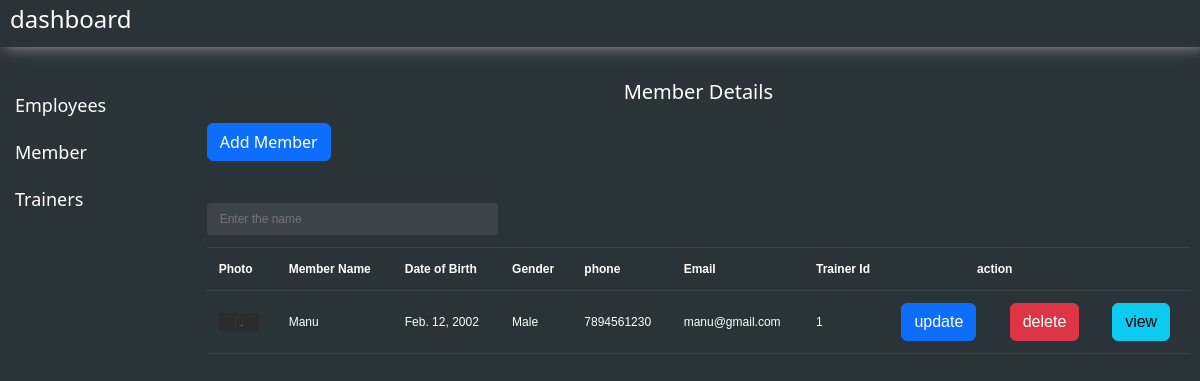
Screenshot of /owner/member/ with the database file from the repository.
### owner/models.py (models this page shows)
class MemberDetails(models.Model):
    mid = models.AutoField(primary_key=True)
    mname = models.CharField(max_length=50)
    mdob = models.DateField()
    mgender = models.CharField(max_length=10)
    memail = models.EmailField(unique=True, null=False)
    mphone = models.CharField(max_length=10, unique=True, null=False)
    musername = models.CharField(max_length=50)
    mpassword = models.CharField(max_length=50, unique=True, null=False)
    mtrainerid = models.CharField(max_length=20)
    mimage = models.ImageField(upload_to='images')
    class Meta:
        db_table = 'memberdetails'

### owner/views.py (the view)
# urls.py: path('member/', views.dashboard_member, name='member'),
def dashboard_member(request):
    if request.method == 'POST':
        key = request.POST.get('key')
        obj = MemberDetails.objects.filter(mname = key)
        return render(request, 'member_details.html', {'data': obj})
    else:
        obj = MemberDetails.objects.all()
        return render(request,'member_details.html', {'data': obj})

### owner/templates/member_details.html (shortened to what this page needs)
{% extends 'dashboard.html' %}
{% block details %}
    <center><p>Member Details </p></center>
    <button class="btn btn-primary" > <a href='{% url "addmember" %}' style="color: white; text-decoration: none;">Add Member </a></button>
        <br>
        <br>
        <div class="datatable-container">
            <div class="header-tools">
              <div class="search">
                <form action="" method="post">
                  <input type="search" class="search-input" placeholder="Enter the name" name="key" />
                </form>
              </div>
            </div>
            <table class="datatable">
              <thead>
                <tr>
                    <th>Photo</th>
                    <th>Member Name</th>
                    <th>Date of Birth</th>
                    <th>Gender</th>
                    <th>phone</th>
                    <th>Email</th>
                    <th>Trainer Id</th>
                    <th colspan="2"><center>action</center></th>
                    <th></th>
                </tr>
              </thead>
              <tbody>
                {% for i in data %}
                    <tr>
                        <td><img src="{{i.mimage.url}}" alt="{{i.mname}}" width="40px"></td>
                        <td> <a href="{% url 'detailsmember' id=i.mid %}" style="color: white; text-decoration: none;">{{i.mname}}</a></td>
                        <td>{{i.mdob}}</td>
                        <td>{% if i.mgender == 'M'%}
                              Male
                            {% else %}
                              Female
                            {% endif %}
                        </td>
                        <td>{{i.mphone}}</td>
                        <td>{{i.memail}}</td>
                        <td>{{i.mtrainerid}}</td>
                        <td><a href="{% url 'updatemember' id=i.mid %}"><button class="btn btn-primary">update</button></a></td>
                        <td><a href="{% url 'deletemember' id=i.mid %}"><button class="btn btn-danger">delete</button></a></td>
                        <td><a href="{% url 'detailsmember' id=i.mid %}"><button class="btn btn-info">view</button></a></td>
                    </tr>
                {% endfor %}
              </tbody>
            </table>
        </div>
{% endblock %}

### static/css/dashboard.css (style rules this page uses)
:root { --white: white; --primary-color: white; --secondary-color: rgb(61, 68, 73); --highlight-color: #3282b8; --dt-status-available-color: greenyellow; --dt-status-away-color: lightsalmon; --dt-status-offline-color: lightgray; --dt-padding: 12px; --dt-padding-s: 6px; --dt-padding-xs: 2px; --dt-border-radius: 3px; --dt-background-color-container: #2a3338; --dt-border-color: var(--secondary-color); --dt-bg-color: var(--highlight-color); --dt-text-color: var(--primary-color); --dt-bg-active-button: var(--highlight-color); --dt-text-color-button: var(--primary-color); --dt-text-color-active-button: var(--primary-color); --dt-hover-cell-color: var(--highlight-color); --dt-even-row-color: var(--secondary-color); --dt-focus-color: var(--highlight-color); --dt-input-background-color: var(--secondary-color); --dt-input-color: var(--primary-color); }
* { margin: 0px; padding: 0px; }
body { background-color: var(--dt-background-color-container); color: var(--white); font-size: 20px; }
.datatable-container { font-family: sans-serif; background-color: var(--dt-background-color-container); border-radius: var(--dt-border-radius); color: var(--dt-text-color); max-width: 1140px; min-width: 950px; margin: 0 auto; font-size: 12px; }
.datatable-container .header-tools { border-bottom: solid 1px var(--dt-border-color); padding: var(--dt-padding); padding-left: 0; display: flex; align-items: baseline; }
.datatable-container .header-tools .search { width: 30%; }
.datatable-container .header-tools .search .search-input { width: 100%; height: calc(1.5em + 0.75rem + 2px); padding: 0.375rem 0.75rem; background-color: var(--dt-input-background-color); display: block; box-sizing: border-box; border-radius: var(--dt-border-radius); border: solid 1px var(--dt-border-color); color: var(--dt-input-color); }
.datatable-container .datatable { border-collapse: collapse; width: 100%; }
.datatable-container .datatable, .datatable-container .datatable th, .datatable-container .datatable td { padding: var(--dt-padding) var(--dt-padding); }
.datatable-container .datatable th { font-weight: bolder; text-align: left; border-bottom: solid 1px var(--dt-border-color); }
.datatable-container .datatable td { border-bottom: solid 1px var(--dt-border-color); }

### rows the page displays
MemberDetails: mimage (picture), mname "Manu", mdob "Feb. 12, 2002", mgender "Male", mphone "7894561230", memail "manu@gmail.com", mtrainerid "1"
